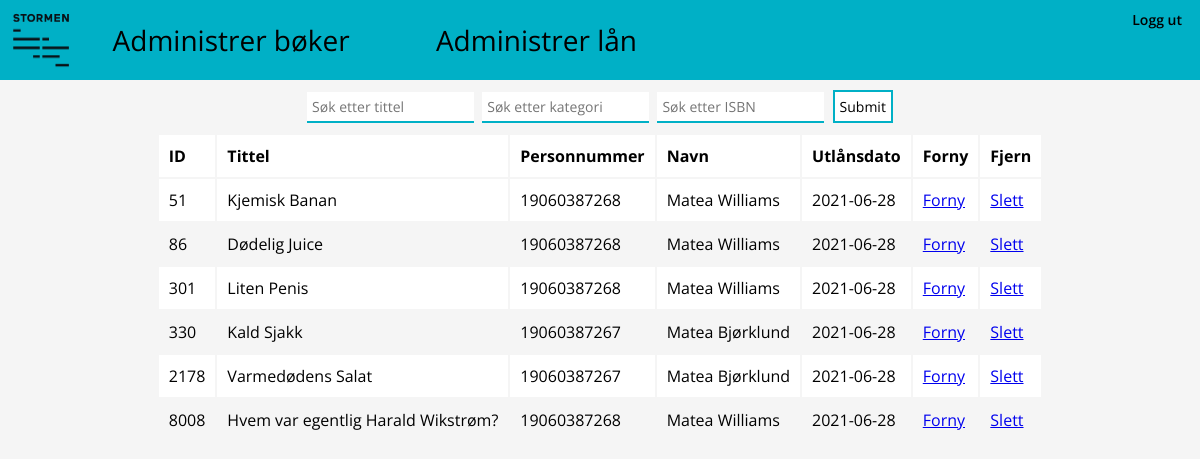
Page /admin/lån_admin.php (signed in) on the committed database.
### tables this page shows
CREATE TABLE `bok` (
  `id` int(11) NOT NULL AUTO_INCREMENT,
  `ISBN` varchar(45) NOT NULL,
  `tittel` varchar(45) DEFAULT NULL,
  `forlag` varchar(45) DEFAULT NULL,
  `kategori` varchar(45) DEFAULT NULL,
  `status` varchar(45) NOT NULL,
  PRIMARY KEY (`id`)
);

CREATE TABLE `dewey` (
  `idDewey` int(11) NOT NULL,
  `tittel` varchar(45) NOT NULL,
  PRIMARY KEY (`idDewey`)
);

### spørringer.php (called while the page is built, shortened)
<?php
$utlånerliste = "SELECT
bok.id,
bok.ISBN,
bok.tittel,
bok.kategori,
bok.forlag,
dewey.idDewey,
dewey.tittel as kategorinavn,
utlån.utlånsdato,
utlån.utlånerid as personnummer,
utlåner.fornavn,
utlåner.etternavn,
GROUP_CONCAT(distinct C.fornavn, ' ', C.etternavn ORDER BY C.fornavn ASC SEPARATOR ', ') forfatternavn
FROM utlån
JOIN bok on bok.id = bokid
JOIN dewey ON bok.kategori=dewey.idDewey
JOIN utlåner ON utlåner.personnummer = utlån.utlånerid
JOIN forfatter_has_bok on forfatter_has_bok.bok_id = bok.id
JOIN forfatter on forfatter.idforfatter=forfatter_has_bok.forfatter_idforfatter
LEFT JOIN forfatter_has_bok B
ON bok.id=B.bok_id
LEFT JOIN forfatter C
ON B.forfatter_idforfatter=C.idforfatter";
?>

### admin/lån_admin.php (the view, shortened to what this page needs)
<?php
require_once "../spørringer.php";
?>
<!DOCTYPE html>
<html>
<head>
  <link href="../stilark/style.css" type="text/css" rel="stylesheet">
  <link href="../stilark/tabell.css" type="text/css" rel="stylesheet">
  <link href="../stilark/skjema.css" type="text/css" rel="stylesheet">
<body>
  <div id="topp_meny">
     <a href="../index.php"><img id="bildelogo" src="../grafisk/stormen.png"></a>
        <?php
        if (isset($_SESSION['admin']) && $_SESSION['admin'] == true) {
          echo '
          <div id="navigasjon">
            <li><a href ="bøker_admin.php">Administrer bøker</li>
            <li><a href ="lån_admin.php">Administrer lån</li>
          </div>
          <div id="innlogging">
            <li><a href="../logout.php">Logg ut</a></li>
          </div>';
        }
          ?>
      </div>
<div id="søkeskjema_wrap">
  <form autocomplete="off" method="POST" id="søkeskjema" style="display: inline;">
    <input type="text" name="tittel" value="" id="søkefelt" placeholder="Søk etter tittel">
    <input list="kategoriliste" name="kategori" placeholder="Søk etter kategori">
      <?php
      require_once "../config.php";
        ?>
    <input type="text" name="ISBN" value="" id="søkefelt" placeholder="Søk etter ISBN">
    <input type="submit" class="søkeknapp">
  </form>
</div>
  <?php
  $sql = $utlånerliste;
  $sql = $sql."  GROUP BY bok.id ORDER BY bok.id LIMIT 400";
  $res = $conn->query($sql);
if ($res) {
  echo "<div id='bokvisning_liten'>";
  echo "<table>";
  echo "<th>ID</th>";
  echo "<th>Tittel</th>";
  echo "<th>Personnummer</th>";
  echo "<th>Navn</th>";
  echo "<th>Utlånsdato</th>";
  echo "<th>Forny</th>";
  echo "<th>Fjern</th>";
  while($row = $res->fetch_assoc()) {
    echo "<tr>";
    echo '<td>'.$row['id'].'</td>';
    echo '<td>'.$row['tittel'].'</td>';
    echo '<td>'.$row['personnummer'].'</td>';
    echo '<td>'.$row['fornavn'].' '.$row['etternavn'].'</td>';
    echo '<td>'.$row['utlånsdato'].'</td>';
    echo '<td><a href="forny_lån.php?id='.$row['id'].'&personnummer='.$row['personnummer'].'">Forny</a></td>';
    echo '<td><a href="slett_lån.php?id='.$row['id'].'&personnummer='.$row['personnummer'].'">Slett</a></td>';
    echo "</tr>";
  }
  echo "</table></div>";
} else {
  echo "<p style='text-align: center'> Fant ingen resultater. Prøv et mer generelt søkeord.</p>";
}
  ?>
</body>
</html>

### stilark/style.css (style rules this page uses)
* { margin: 0; padding: 0; font-family: 'Open Sans'; }
body { background-color: whitesmoke; }
#bildelogo { height: 100%; }
#topp_meny { display: flex; background-color: #00b0c6; margin: auto; padding: 10px; height: 60px; }
#topp_meny a { color: black; text-decoration: none; }
#innlogging { display: flex; justify-content: flex-end; width: 30%; }
#innlogging li { font-weight: 600; margin: 0px 8px; font-size: 14px; }
#navigasjon { display: flex; align-items: center; justify-content: flex-start; width: 100%; height: 100%; font-size: 28px; }
#navigasjon li { margin: 0% 5%; font-weight: 400; color: white; }
li { text-decoration: none; list-style: none; }
.søkeknapp { border: #00b0c6 solid 2px !important; color: black; background-color: white; padding: 7px 10px; }
#bokvisning_liten table { margin: auto; }
#bokvisning_liten th { background-color: white; text-align: left; }
#bokvisning_liten tr:nth-child(even) { background-color: white; }
#bokvisning_liten td,th { padding: 10px; }
#søkeskjema_wrap { text-align: center; }
#søkeskjema input { display: inline !important; margin: 10px 2px; padding: 5px; font-size: 14px; border: none; border-bottom: solid #00b0c6 2px; }

### stilark/skjema.css (style rules this page uses)
form { margin: 3%; }
input { display: block; margin-top: 2px; padding: 5px; font-size: 16px; }

### rows in the picture
bok: id "51", tittel "Kjemisk Banan", personnummer "19060387268", fornavn "Matea", etternavn "Williams", utlånsdato "2021-06-28"
bok: id "86", tittel "Dødelig Juice", personnummer "19060387268", fornavn "Matea", etternavn "Williams", utlånsdato "2021-06-28"
bok: id "301", tittel "Liten Penis", personnummer "19060387268", fornavn "Matea", etternavn "Williams", utlånsdato "2021-06-28"
bok: id "330", tittel "Kald Sjakk", personnummer "19060387267", fornavn "Matea", etternavn "Bjørklund", utlånsdato "2021-06-28"
bok: id "2178", tittel "Varmedødens Salat", personnummer "19060387267", fornavn "Matea", etternavn "Bjørklund", utlånsdato "2021-06-28"
dewey: id "8008", tittel "Hvem var egentlig Harald Wikstrøm?", personnummer "19060387268", fornavn "Matea", etternavn "Williams", utlånsdato "2021-06-28"
